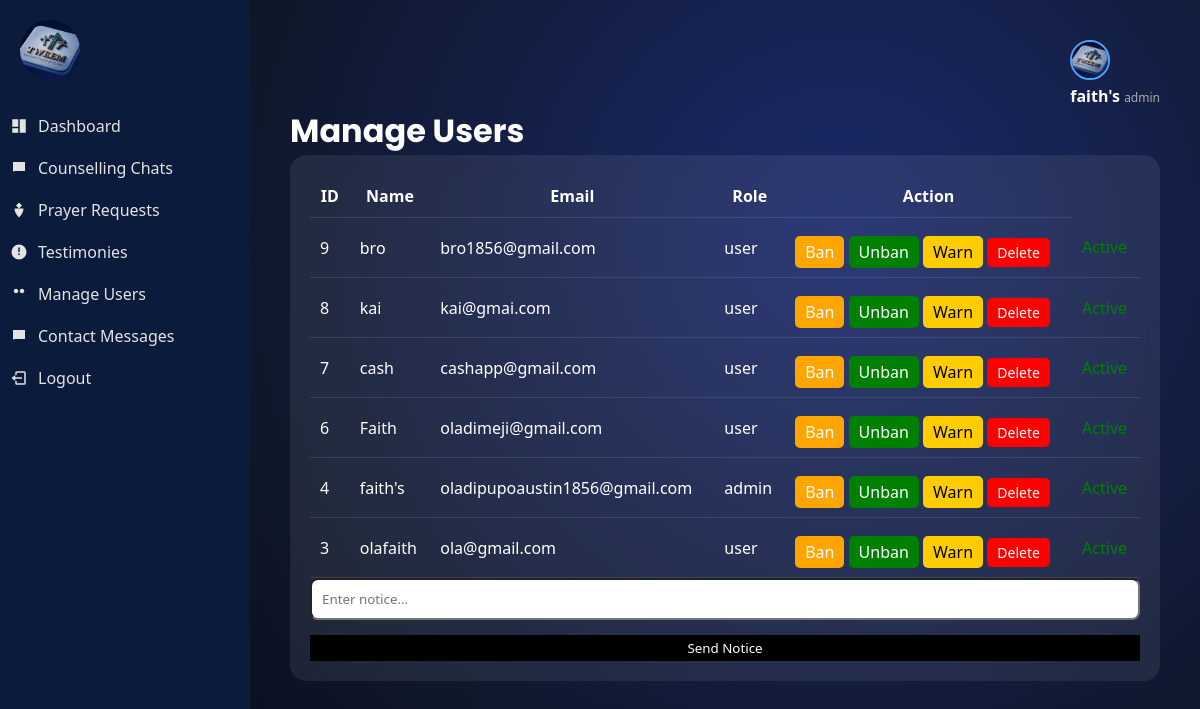
/admin/users (signed in), run on an earlier commit of the app's database.
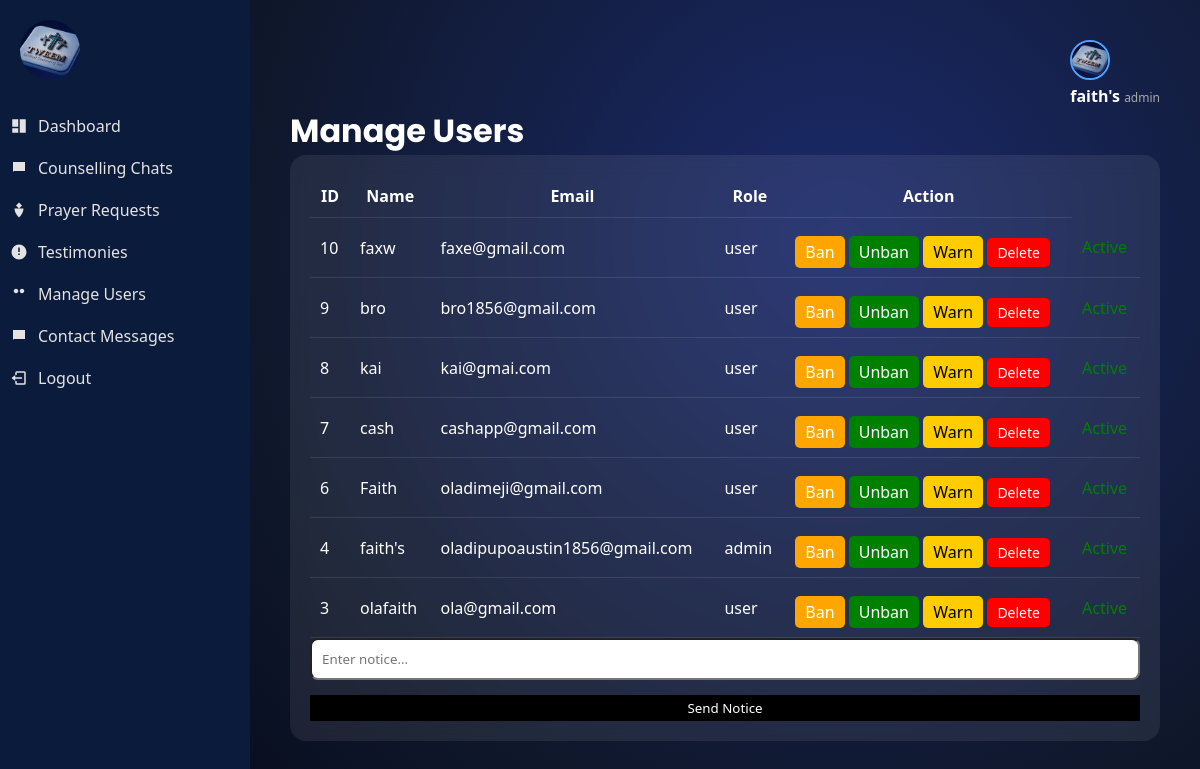
And on a later commit of the database.
### tables this page shows
CREATE TABLE users (
            id INTEGER PRIMARY KEY AUTOINCREMENT,
            name TEXT NOT NULL,
            email TEXT UNIQUE NOT NULL,
            password TEXT NOT NULL
        , role TEXT DEFAULT 'user', profile_pic TEXT, is_verified INTEGER DEFAULT 0, status TEXT DEFAULT 'active', warning TEXT DEFAULT '', reset_token TEXT);

### app.py (the view)
@app.route("/admin/users")
def admin_users():
    if session.get("role") != "admin":
        return "Access denied"
    conn = sqlite3.connect("database.db")
    conn.row_factory = sqlite3.Row
    cursor = conn.cursor()
    cursor.execute("SELECT * FROM users ORDER BY id DESC")
    users = cursor.fetchall()
    conn.close()
    return render_template("admin_users.html", users=users)

### app.py (called while the page is built)
@app.context_processor
def inject_user():
    if "user_id" in session:
        conn = sqlite3.connect("database.db")
        conn.row_factory = sqlite3.Row
        cursor = conn.cursor()
        cursor.execute("SELECT * FROM users WHERE id=?", (session["user_id"],))
        user = cursor.fetchone()
        conn.close()
        return dict(user=user)
    return dict(user=None)

### templates/admin_users.html (shortened to what this page needs)
{% extends "layout.html" %}
{% block content %}
<h1>Manage Users</h1>
<div class="dashboard-card">
<table class="dashboard-table">
<tr>
<th>ID</th>
<th>Name</th>
<th>Email</th>
<th>Role</th>
<th>Action</th>
</tr>
{% for user in users %}
<tr>
<td>{{ user["id"] }}</td>
<td>{{ user["name"] }}</td>
<td>{{ user["email"] }}</td>
<td>{{ user["role"] }}</td>
<td>
    <a href="/admin/ban_user/{{ user['id'] }}" class="ban-btn">Ban</a>
    <a href="/admin/unban_user/{{ user['id'] }}" class="unban-btn">Unban</a>
    <a href="/admin/warn_user/{{ user['id'] }}" class="warn-btn">Warn</a>
<a href="/admin/delete_user/{{ user['id'] }}">
<button class="delete-btn">Delete</button>
</a>
</td>
<td>
    {% if user['status'] == 'banned' %}
        <span style="color:red;">Banned</span>
    {% else %}
        <span style="color:green;">Active</span>
    {% endif %}
</td>
</tr>
{% endfor %}
</table>
<form method="POST" action="/admin/send_notice">
    <input type="text" name="message" placeholder="Enter notice..." required>
    <button type="submit">Send Notice</button>
</form>
</div>
{% endblock %}

### templates/layout.html (shortened to what this page needs)
<!DOCTYPE html>
<html lang="en">
<head>
    <link rel="stylesheet" href="{{ url_for('static', filename='css/style.css') }}">
</head>
<body class="light">
<div class="app">
    <aside class="sidebar" id="sidebar">
        <div class="logo" onclick="toggleSidebar()">
            <img src="{{ url_for('static', filename='images/Tweem logo.jpg') }}" class="app-logo">
        </div>
        <nav class="menu">
            {% if session.get("role") == "admin" %}
            <a href="/admin/dashboard">
                <svg><use href="#icon-dashboard"/></svg>
                Dashboard
            </a>
            <a href="/admin/chats">
                <svg><use href="#icon-chat"/></svg>
                Counselling Chats
            </a>
            <a href="/admin/prayers">
                <svg><use href="#icon-prayer"/></svg>
                Prayer Requests
            </a>
            <a href="/admin/testimonies">
                <svg><use href="#icon-testimony"/></svg>
                Testimonies
            </a>
            <a href="/admin/users">
                <svg><use href="#icon-users"/></svg>
                Manage Users
            </a>
            <a href="/admin/contacts">
                <svg><use href="#icon-chat"/></svg>
                Contact Messages
            </a>
            {% endif %}
            <a href="/logout">
                <svg><use href="#icon-logout"/></svg>
                Logout
            </a>
        </nav>
    </aside>
    <main class="content" id="content">
       <header class="topbar">
<div class="topbar-right">
<div class="topbar-right">
    <div class="admin-profile">
        <div class="profile-dropdown">
            <img
            src="{{ url_for('static', filename='uploads/' + user['profile_pic']) if user is defined and user['profile_pic'] else url_for('static', filename='logo.jpg') }}"
            class="profile-img"
            >
        <div class="admin-info">
            <span class="admin-name">{{ session.get("user_name", "User") }}</span>
            <span class="admin-role">{{ session.get("role", "Member") }}</span>
        </div>
</div>
</div>
</header>
        {% block content %}{% endblock %}
    </main>
</div>
</body>
</html>

### static/css/style.css (style rules this page uses)
* { margin: 0; padding: 0; box-sizing: border-box; font-family: 'Segoe UI', sans-serif; }
body, .sidebar, .content, .card, .bible-card { transition: background 0.4s ease, color 0.4s ease, width 0.35s ease, opacity 0.3s ease, transform 0.3s ease; }
body { font-family: 'Nunito', sans-serif; }
h1, h2, h3 { font-family: 'Poppins', sans-serif; }
body { min-height: 100vh; background: radial-gradient(circle at 70% 30%, #1b2a6b, #0f172a 60%, #020617 100%); color: white; overflow-x: hidden; transition: 0.3s ease; }
body::before { content: ""; position: fixed; width: 100%; height: 100%; background: url("https://www.transparenttextures.com/patterns/stardust.png"); opacity: 0.15; z-index: -1; }
.app { display: flex; height: 100vh; }
.sidebar { width: 250px; background: #0b1b3b; color: white; transition: width 0.35s ease; overflow: hidden; position: relative; }
.menu a { padding: 15px 20px; color: white; text-decoration: none; transition: opacity 0.3s ease, transform 0.3s ease, background 0.3s ease; }
.content { flex: 1; padding: 30px; transition: opacity 0.3s ease; }
body { transition: background 0.4s ease, color 0.4s ease; }
.menu { display: flex; flex-direction: column; }
.menu a { padding: 15px 20px; color: white; text-decoration: none; transition: 0.3s ease; }
.content { flex: 1; padding: 40px; position: relative; }
.topbar { display: flex; justify-content: flex-end; }
a { text-decoration: none; color: black; }
button { background-color: black; color: white; border: none; padding: 4px 16px; cursor: pointer; }
input, textarea { width: 100%; padding: 10px; border-radius: 8px; }
form { display: flex; flex-direction: column; gap: 15px; }
.dashboard-card { background:rgba(255,255,255,0.08); border-radius:16px; padding:20px; backdrop-filter:blur(10px); }
.dashboard-table { width:100%; border-collapse:collapse; }
.dashboard-table th, .dashboard-table td { padding:10px; border-bottom:1px solid rgba(255,255,255,0.1); }
.topbar-right { display: flex; justify-content: flex-end; }
.admin-profile { display: flex; align-items: center; gap: 10px; }
.profile-img { width: 40px; height: 40px; border-radius: 50%; object-fit: cover; cursor: pointer; border: 2px solid #4da3ff; }
.profile-dropdown { position: relative; }
.admin-name { font-weight: bold; }
.admin-role { font-size: 12px; color: #aaa; }
.app-logo { width: 100px; height: 100px; object-fit: contain; padding: 20px; border-radius: 12px; border-radius: 50%; object-fit: cover; cursor: pointer; transition: 0.3s; }
.menu a { display: flex; align-items: center; gap: 10px; padding: 10px; text-decoration: none; color: #e4e3e3; }
.menu svg { width: 18px; height: 18px; fill: currentColor; }
.delete-btn { display: inline-block; margin-top: 10px; color: #ff4d4d; text-decoration: none; font-size: 14px; }

### templates/admin_users.html (style rules this page uses)
.ban-btn { background: orange; padding: 5px 10px; color: white; border-radius: 5px; }
.unban-btn { background: green; padding: 5px 10px; color: white; border-radius: 5px; }
.warn-btn { background: #ffcc00; padding: 5px 10px; color: black; border-radius: 5px; }
.delete-btn { background: red; padding: 5px 10px; color: white; border-radius: 5px; }

What changed in the data, as far as the page shows it:
added users: id "10", name "faxw", email "faxe@gmail.com", role "user", status "Active"
